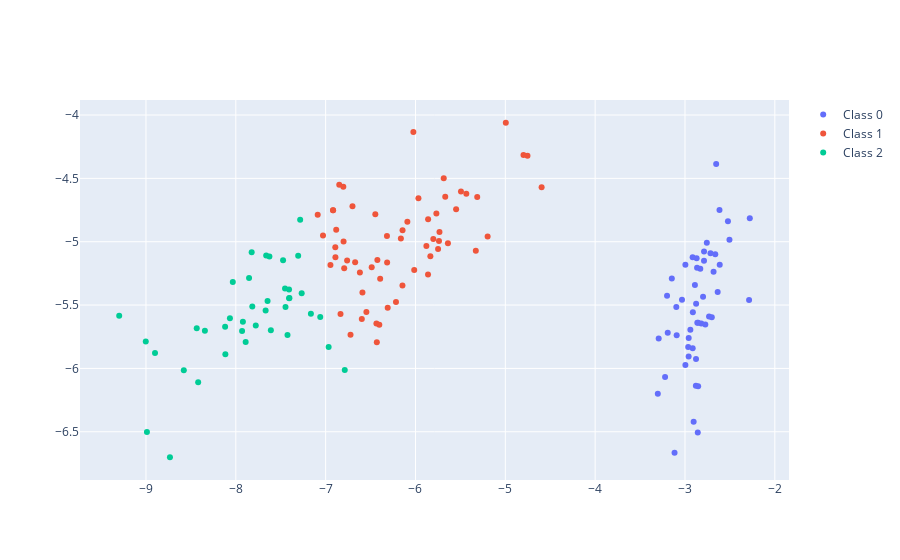

Here is the notebook cell this chart was saved with:
### Code cell
# visualize clusters
fig = go.Figure()

for ci in np.unique(kmeans.labels_):
    fig.add_trace(
        go.Scatter(
            x=X_pca_pt[kmeans.labels_==ci, 0],
            y=X_pca_pt[kmeans.labels_==ci, 1],
            mode='markers',
            name=f'Class {ci}',
        )
    )

fig.show()
